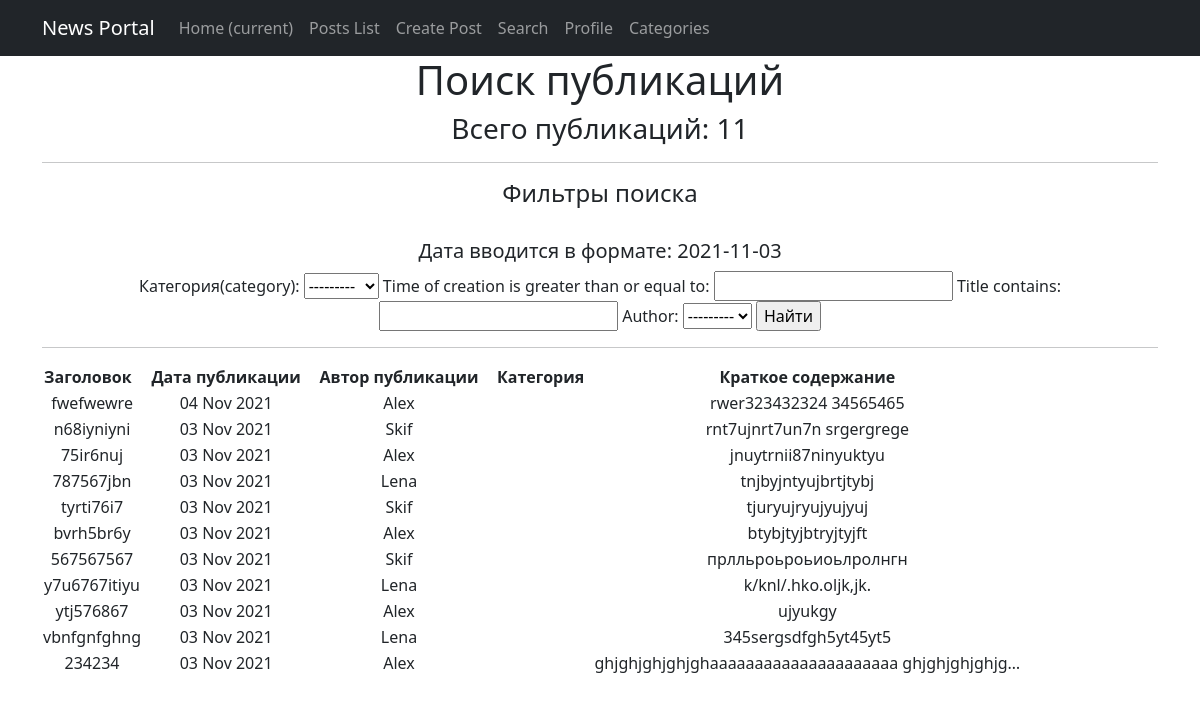
Page /posts/search/ on the earlier database version.
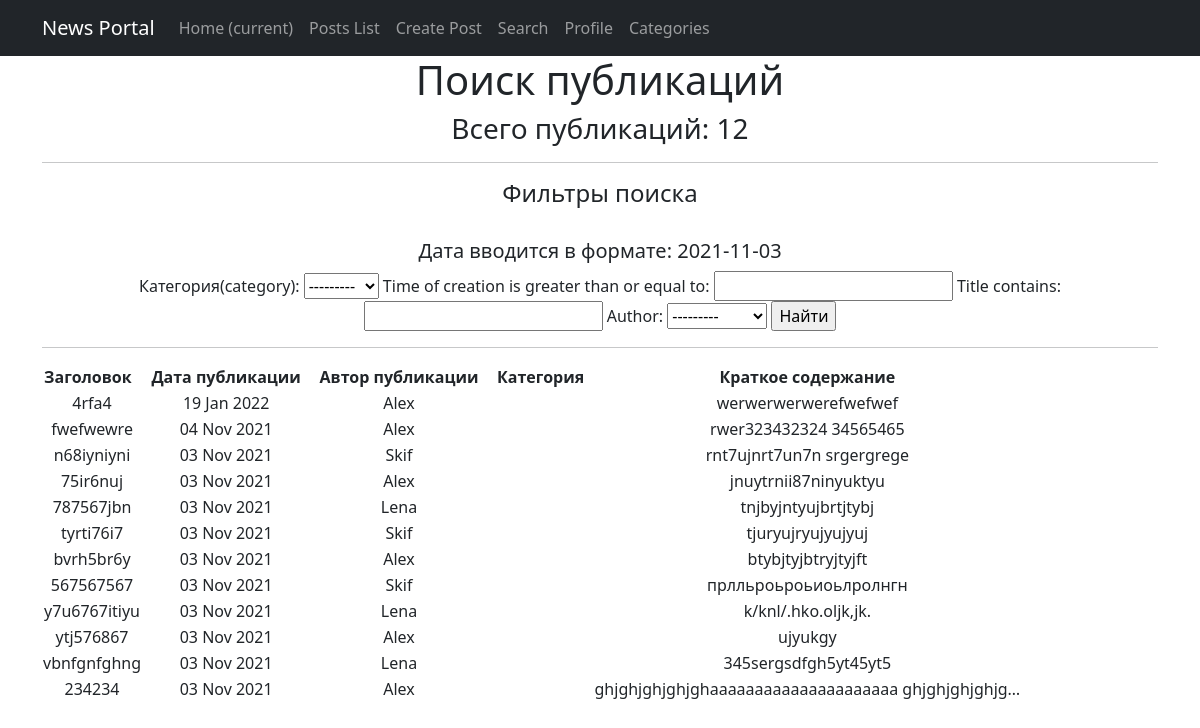
Same page on the later database version.
### news/models.py (models this page shows, shortened)
class Post(models.Model):
    article = 'AR'
    news = 'NW'
    kind = [
        (article, 'Статья'),
        (news, 'Новость')
    ]
    author = models.ForeignKey(Author, on_delete=models.CASCADE)
    view = models.CharField(max_length=2, choices=kind, default=article)
    time_of_creation = models.DateTimeField(auto_now_add=True)
    post_category = models.ForeignKey(Category, on_delete=models.CASCADE, verbose_name='Категория(category)')
    title = models.CharField(max_length=128)
    text = models.TextField()
    post_rating = models.IntegerField(default=0)
    class Meta:
        verbose_name = 'Публикация'
        verbose_name_plural = 'Публикации'

class Author(models.Model):
    author_user = models.OneToOneField(User, on_delete=models.CASCADE)
    author_rating = models.IntegerField(default=0)
    class Meta:
        verbose_name = 'Автор'
        verbose_name_plural = 'Авторы'
    def __str__(self):
        return f'{self.author_user}'

### news/views.py (the view)
# urls.py: path('search/', PostsSearch.as_view(), name='search'),
class PostsSearch(ListView):
    model = Post
    template_name = 'news/search.html'
    context_object_name = 'posts_search'
    ordering = ['-time_of_creation']
    def get_context_data(self, **kwargs):
        context = super().get_context_data(**kwargs)
        context['filter'] = PostFilter(self.request.GET, queryset=self.get_queryset()) # вписываем наш фильтр в контекст
        return context

### news/models.py (called while the page is built)
    def __str__(self):
        return f'{self.name}'

### news/templatetags/custom_filters.py (called while the page is built)
@register.filter(name='censor')
def censor(value):
    censor_list = ['мат']
    text = value.split()
    for word in text:
        if word.lower() in censor_list:
            value = value.replace(word, '[CENSORED]')
    return value

### templates/news/search.html (shortened to what this page needs)
{% extends 'default.html' %}
{% load custom_filters %}
{% block content %}
    <h1>Поиск публикаций</h1>
    <h3><p align="center">Всего публикаций: {{ posts_search|length }}</p></h3>
    <hr>
    <h4>Фильтры поиска</h4>
    <br>
    <h5>Дата вводится в формате: 2021-11-03</h5>
    <form method="GET">
        {{ filter.form }}
        <input type="submit" value="Найти">
    </form>
    <hr>
    {% if posts_search %}
       <table>
           <thead>
              <th>
                  <b>Заголовок &nbsp </b>
              </th>
              <th>
                  <b> &nbsp Дата публикации &nbsp </b>
              </th>
              <th>
                  <b> &nbsp Автор публикации &nbsp </b>
              </th>
              <th>
                  <b> &nbsp Категория &nbsp </b>
              </th>
              <th>
                  <b> &nbsp Краткое содержание &nbsp</b>
              </th>
           </thead>
      {% for post in filter.qs %}
          <tr>
              <td>
                  {{ post.title|censor }}
              </td>
              <td>
                  {{ post.time_of_creation|date:'d M Y'}}
              </td>
              <td>
                  {{ post.author }}
              </td>
              <td>
              </td>
              <td>
                  {{ post.text|truncatechars:50|censor }}
              </td>
          </tr>
      {% endfor %}
      </table>
    <br>
    {% else %}
      <h2>Публикаций нет!</h2>
    {% endif %}
{% endblock content %}

### templates/default.html (shortened to what this page needs)
<!DOCTYPE html>
<html lang="en">
    <head>
        {% load static %}
        <link href="{% static 'css/styles.css'%}" rel="stylesheet" />
    </head>
    <body>
        <nav class="navbar navbar-expand-lg navbar-dark bg-dark static-top">
            <div class="container">
                <a class="navbar-brand" href="#">News Portal</a>
                <div class="collapse navbar-collapse" id="navbarResponsive">
                    <ul class="navbar-nav ml-auto">
                        <li class="nav-item active">
                            <a class="nav-link" href="/">Home
                                <span class="sr-only">(current)</span>
                            </a>
                        </li>
                        <li class="nav-item">
                            <a class="nav-link" href="/posts/">Posts List</a>
                        </li>
                        <li class="nav-item">
                            <a class="nav-link" href="/posts/add/">Create Post</a>
                        </li>
                        <li class="nav-item">
                            <a class="nav-link" href="/posts/search/">Search</a>
                        </li>
                        <li class="nav-item">
                            <a class="nav-link" href="/accounts/profile/">Profile</a>
                        </li>
                        <li class="nav-item">
                            <a class="nav-link" href="/posts/categories/">Categories</a>
                        </li>
                    </ul>
                </div>
            </div>
        </nav>
        <div class="container">
            <div class="row">
                <div class="col-lg-12 text-center">
                    {% block content %}{% endblock content %}
                </div>
            </div>
        </div>
    </body>
</html>

Differences in the rows shown:
added Post: title|censor "4rfa4", time_of_creation "19 Jan 2022", author "Alex", text|censor "werwerwerwerefwefwef"
Other differences:
{{ posts_search|length }}: "11" → "12"
